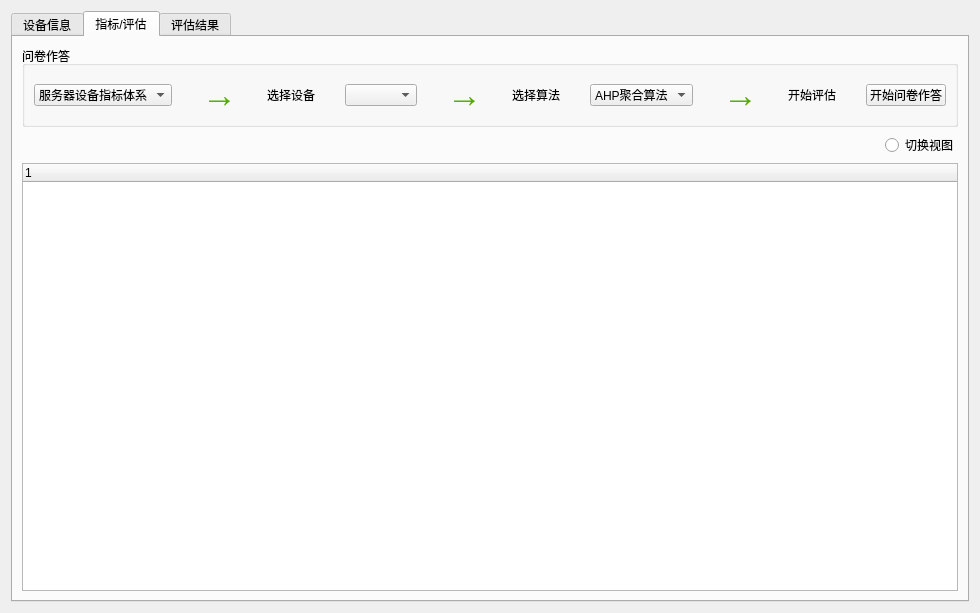
<?xml version="1.0" encoding="UTF-8"?>
<ui version="4.0">
 <class>wuli</class>
 <widget class="QWidget" name="wuli">
  <property name="geometry">
   <rect>
    <x>0</x>
    <y>0</y>
    <width>962</width>
    <height>613</height>
   </rect>
  </property>
  <property name="windowTitle">
   <string>Form</string>
  </property>
  <property name="layoutDirection">
   <enum>Qt::LeftToRight</enum>
  </property>
  <layout class="QHBoxLayout" name="horizontalLayout_7">
   <item>
    <widget class="QTabWidget" name="tabWidget">
     <property name="enabled">
      <bool>true</bool>
     </property>
     <property name="layoutDirection">
      <enum>Qt::LeftToRight</enum>
     </property>
     <property name="currentIndex">
      <number>1</number>
     </property>
     <property name="iconSize">
      <size>
       <width>16</width>
       <height>16</height>
      </size>
     </property>
     <widget class="QWidget" name="tab_5">
      <attribute name="title">
       <string>设备信息</string>
      </attribute>
      <layout class="QVBoxLayout" name="verticalLayout_14">
       <item>
        <spacer name="verticalSpacer_2">
         <property name="orientation">
          <enum>Qt::Vertical</enum>
         </property>
         <property name="sizeType">
          <enum>QSizePolicy::Fixed</enum>
         </property>
         <property name="sizeHint" stdset="0">
          <size>
           <width>20</width>
           <height>5</height>
          </size>
         </property>
        </spacer>
       </item>
       <item>
        <layout class="QVBoxLayout" name="verticalLayout_13">
         <item>
          <widget class="QGroupBox" name="groupBox">
           <property name="title">
            <string>设备基本信息</string>
           </property>
           <layout class="QVBoxLayout" name="verticalLayout_3">
            <item>
             <layout class="QHBoxLayout" name="horizontalLayout">
              <item>
               <widget class="QLabel" name="label_3">
                <property name="text">
                 <string>服务器设备个数</string>
                </property>
               </widget>
              </item>
              <item>
               <widget class="QLineEdit" name="server_number">
                <property name="sizePolicy">
                 <sizepolicy hsizetype="Fixed" vsizetype="Fixed">
                  <horstretch>0</horstretch>
                  <verstretch>0</verstretch>
                 </sizepolicy>
                </property>
                <property name="text">
                 <string>0</string>
                </property>
               </widget>
              </item>
              <item>
               <spacer name="horizontalSpacer">
                <property name="orientation">
                 <enum>Qt::Horizontal</enum>
                </property>
                <property name="sizeHint" stdset="0">
                 <size>
                  <width>40</width>
                  <height>20</height>
                 </size>
                </property>
               </spacer>
              </item>
              <item>
               <widget class="QLabel" name="label_4">
                <property name="text">
                 <string>显示控设备个数</string>
                </property>
               </widget>
              </item>
              <item>
               <widget class="QLineEdit" name="monitor_number">
                <property name="sizePolicy">
                 <sizepolicy hsizetype="Fixed" vsizetype="Fixed">
                  <horstretch>0</horstretch>
                  <verstretch>0</verstretch>
                 </sizepolicy>
                </property>
                <property name="text">
                 <string>0</string>
                </property>
               </widget>
              </item>
              <item>
               <spacer name="horizontalSpacer_2">
                <property name="orientation">
                 <enum>Qt::Horizontal</enum>
                </property>
                <property name="sizeHint" stdset="0">
                 <size>
                  <width>40</width>
                  <height>20</height>
                 </size>
                </property>
               </spacer>
              </item>
              <item>
               <widget class="QLabel" name="label_5">
                <property name="text">
                 <string>控制设备个数</string>
                </property>
               </widget>
              </item>
              <item>
               <widget class="QLineEdit" name="control_number">
                <property name="sizePolicy">
                 <sizepolicy hsizetype="Fixed" vsizetype="Fixed">
                  <horstretch>0</horstretch>
                  <verstretch>0</verstretch>
                 </sizepolicy>
                </property>
                <property name="text">
                 <string>0</string>
                </property>
               </widget>
              </item>
             </layout>
            </item>
           </layout>
          </widget>
         </item>
         <item>
          <layout class="QVBoxLayout" name="verticalLayout_4">
           <item>
            <layout class="QHBoxLayout" name="horizontalLayout_8">
             <item>
              <spacer name="verticalSpacer">
               <property name="orientation">
                <enum>Qt::Vertical</enum>
               </property>
               <property name="sizeType">
                <enum>QSizePolicy::Fixed</enum>
               </property>
               <property name="sizeHint" stdset="0">
                <size>
                 <width>20</width>
                 <height>15</height>
                </size>
               </property>
              </spacer>
             </item>
            </layout>
           </item>
           <item>
            <widget class="QTableWidget" name="wuli_tableWidget">
             <column>
              <property name="text">
               <string>设备ID</string>
              </property>
             </column>
             <column>
              <property name="text">
               <string>设备名</string>
              </property>
             </column>
             <column>
              <property name="text">
               <string>设备类型</string>
              </property>
             </column>
             <column>
              <property name="text">
               <string>所属系统</string>
              </property>
             </column>
             <column>
              <property name="text">
               <string>安全域类型</string>
              </property>
             </column>
             <column>
              <property name="text">
               <string>平均无故障时间</string>
              </property>
             </column>
             <column>
              <property name="text">
               <string>平均修复时间</string>
              </property>
             </column>
             <column>
              <property name="text">
               <string>关联设备</string>
              </property>
             </column>
            </widget>
           </item>
          </layout>
         </item>
        </layout>
       </item>
      </layout>
     </widget>
     <widget class="QWidget" name="tab">
      <attribute name="title">
       <string>指标/评估</string>
      </attribute>
      <layout class="QGridLayout" name="gridLayout">
       <item row="0" column="0">
        <layout class="QVBoxLayout" name="verticalLayout_7">
         <item>
          <layout class="QVBoxLayout" name="verticalLayout_6">
           <item>
            <widget class="QGroupBox" name="groupBox_2">
             <property name="styleSheet">
              <string notr="true"/>
             </property>
             <property name="title">
              <string>问卷作答</string>
             </property>
             <layout class="QHBoxLayout" name="horizontalLayout_3">
              <item>
               <layout class="QHBoxLayout" name="horizontalLayout_2">
                <property name="spacing">
                 <number>30</number>
                </property>
                <item>
                 <widget class="QComboBox" name="equip_index_select">
                  <property name="sizePolicy">
                   <sizepolicy hsizetype="Expanding" vsizetype="Fixed">
                    <horstretch>0</horstretch>
                    <verstretch>0</verstretch>
                   </sizepolicy>
                  </property>
                  <property name="maximumSize">
                   <size>
                    <width>186</width>
                    <height>22</height>
                   </size>
                  </property>
                  <item>
                   <property name="text">
                    <string>服务器设备指标体系</string>
                   </property>
                  </item>
                  <item>
                   <property name="text">
                    <string>控制设备指标体系</string>
                   </property>
                  </item>
                  <item>
                   <property name="text">
                    <string>显控设备指标体系</string>
                   </property>
                  </item>
                 </widget>
                </item>
                <item>
                 <widget class="QLabel" name="label_7">
                  <property name="sizePolicy">
                   <sizepolicy hsizetype="Fixed" vsizetype="Preferred">
                    <horstretch>0</horstretch>
                    <verstretch>0</verstretch>
                   </sizepolicy>
                  </property>
                  <property name="minimumSize">
                   <size>
                    <width>35</width>
                    <height>40</height>
                   </size>
                  </property>
                  <property name="font">
                   <font>
                    <family>Times New Roman</family>
                    <pointsize>26</pointsize>
                    <weight>75</weight>
                    <bold>true</bold>
                   </font>
                  </property>
                  <property name="cursor">
                   <cursorShape>SizeVerCursor</cursorShape>
                  </property>
                  <property name="styleSheet">
                   <string notr="true">QLabel
｛
background-color: rgb(255, 85, 0);

color: rgb(85, 170, 0);

｝</string>
                  </property>
                  <property name="text">
                   <string>→</string>
                  </property>
                 </widget>
                </item>
                <item>
                 <widget class="QLabel" name="label_6">
                  <property name="sizePolicy">
                   <sizepolicy hsizetype="Fixed" vsizetype="Preferred">
                    <horstretch>0</horstretch>
                    <verstretch>0</verstretch>
                   </sizepolicy>
                  </property>
                  <property name="text">
                   <string>选择设备</string>
                  </property>
                 </widget>
                </item>
                <item>
                 <widget class="QComboBox" name="detail_equip_select">
                  <property name="sizePolicy">
                   <sizepolicy hsizetype="Expanding" vsizetype="Maximum">
                    <horstretch>0</horstretch>
                    <verstretch>0</verstretch>
                   </sizepolicy>
                  </property>
                  <property name="maximumSize">
                   <size>
                    <width>186</width>
                    <height>22</height>
                   </size>
                  </property>
                 </widget>
                </item>
                <item>
                 <widget class="QLabel" name="label_9">
                  <property name="sizePolicy">
                   <sizepolicy hsizetype="Fixed" vsizetype="Preferred">
                    <horstretch>0</horstretch>
                    <verstretch>0</verstretch>
                   </sizepolicy>
                  </property>
                  <property name="minimumSize">
                   <size>
                    <width>35</width>
                    <height>40</height>
                   </size>
                  </property>
                  <property name="font">
                   <font>
                    <family>Times New Roman</family>
                    <pointsize>26</pointsize>
                    <weight>75</weight>
                    <bold>true</bold>
                   </font>
                  </property>
                  <property name="cursor">
                   <cursorShape>SizeVerCursor</cursorShape>
                  </property>
                  <property name="styleSheet">
                   <string notr="true">QLabel
｛
background-color: rgb(255, 85, 0);

color: rgb(85, 170, 0);

｝</string>
                  </property>
                  <property name="text">
                   <string>→</string>
                  </property>
                 </widget>
                </item>
                <item>
                 <widget class="QLabel" name="label_8">
                  <property name="sizePolicy">
                   <sizepolicy hsizetype="Fixed" vsizetype="Preferred">
                    <horstretch>0</horstretch>
                    <verstretch>0</verstretch>
                   </sizepolicy>
                  </property>
                  <property name="text">
                   <string>选择算法</string>
                  </property>
                 </widget>
                </item>
                <item>
                 <widget class="QComboBox" name="algorithm_select">
                  <property name="sizePolicy">
                   <sizepolicy hsizetype="Expanding" vsizetype="Fixed">
                    <horstretch>0</horstretch>
                    <verstretch>0</verstretch>
                   </sizepolicy>
                  </property>
                  <property name="maximumSize">
                   <size>
                    <width>186</width>
                    <height>22</height>
                   </size>
                  </property>
                  <item>
                   <property name="text">
                    <string>AHP聚合算法</string>
                   </property>
                  </item>
                  <item>
                   <property name="text">
                    <string>聚合算法2</string>
                   </property>
                  </item>
                  <item>
                   <property name="text">
                    <string>聚合算法3</string>
                   </property>
                  </item>
                 </widget>
                </item>
                <item>
                 <widget class="QLabel" name="label_10">
                  <property name="sizePolicy">
                   <sizepolicy hsizetype="Fixed" vsizetype="Preferred">
                    <horstretch>0</horstretch>
                    <verstretch>0</verstretch>
                   </sizepolicy>
                  </property>
                  <property name="minimumSize">
                   <size>
                    <width>35</width>
                    <height>40</height>
                   </size>
                  </property>
                  <property name="font">
                   <font>
                    <family>Times New Roman</family>
                    <pointsize>26</pointsize>
                    <weight>75</weight>
                    <bold>true</bold>
                   </font>
                  </property>
                  <property name="cursor">
                   <cursorShape>SizeVerCursor</cursorShape>
                  </property>
                  <property name="styleSheet">
                   <string notr="true">QLabel
｛
background-color: rgb(255, 85, 0);

color: rgb(85, 170, 0);

｝</string>
                  </property>
                  <property name="text">
                   <string>→</string>
                  </property>
                 </widget>
                </item>
                <item>
                 <widget class="QLabel" name="label_12">
                  <property name="sizePolicy">
                   <sizepolicy hsizetype="Fixed" vsizetype="Preferred">
                    <horstretch>0</horstretch>
                    <verstretch>0</verstretch>
                   </sizepolicy>
                  </property>
                  <property name="text">
                   <string>开始评估</string>
                  </property>
                 </widget>
                </item>
                <item>
                 <widget class="QPushButton" name="answer_questionnaire">
                  <property name="sizePolicy">
                   <sizepolicy hsizetype="Expanding" vsizetype="Fixed">
                    <horstretch>0</horstretch>
                    <verstretch>0</verstretch>
                   </sizepolicy>
                  </property>
                  <property name="maximumSize">
                   <size>
                    <width>186</width>
                    <height>22</height>
                   </size>
                  </property>
                  <property name="text">
                   <string>开始问卷作答</string>
                  </property>
                 </widget>
                </item>
               </layout>
              </item>
             </layout>
            </widget>
           </item>
           <item alignment="Qt::AlignRight">
            <widget class="QRadioButton" name="radioButton">
             <property name="sizePolicy">
              <sizepolicy hsizetype="Fixed" vsizetype="Fixed">
               <horstretch>0</horstretch>
               <verstretch>0</verstretch>
              </sizepolicy>
             </property>
             <property name="text">
              <string>切换视图</string>
             </property>
            </widget>
           </item>
          </layout>
         </item>
         <item>
          <widget class="QTreeWidget" name="treeWidget">
           <property name="minimumSize">
            <size>
             <width>40</width>
             <height>4</height>
            </size>
           </property>
           <column>
            <property name="text">
             <string notr="true">1</string>
            </property>
           </column>
          </widget>
         </item>
        </layout>
       </item>
      </layout>
     </widget>
     <widget class="QWidget" name="tab_4">
      <attribute name="title">
       <string>评估结果</string>
      </attribute>
      <layout class="QHBoxLayout" name="horizontalLayout_9">
       <item>
        <widget class="QTabWidget" name="tabWidget_2">
         <property name="enabled">
          <bool>true</bool>
         </property>
         <property name="layoutDirection">
          <enum>Qt::RightToLeft</enum>
         </property>
         <property name="currentIndex">
          <number>1</number>
         </property>
         <widget class="QWidget" name="tab_6">
          <attribute name="title">
           <string>详细评估报告</string>
          </attribute>
          <layout class="QHBoxLayout" name="horizontalLayout_10">
           <item>
            <layout class="QVBoxLayout" name="verticalLayout_12">
             <item>
              <widget class="QLabel" name="label_11">
               <property name="text">
                <string>影响设备性能的指标（点击查看详情）</string>
               </property>
              </widget>
             </item>
             <item>
              <widget class="QTableWidget" name="tableWidget">
               <property name="sizePolicy">
                <sizepolicy hsizetype="Expanding" vsizetype="Expanding">
                 <horstretch>0</horstretch>
                 <verstretch>0</verstretch>
                </sizepolicy>
               </property>
               <property name="layoutDirection">
                <enum>Qt::LeftToRight</enum>
               </property>
               <property name="styleSheet">
                <string notr="true">QTableWidget
{
	text-align: center; 
}</string>
               </property>
               <property name="selectionMode">
                <enum>QAbstractItemView::ExtendedSelection</enum>
               </property>
               <property name="textElideMode">
                <enum>Qt::ElideMiddle</enum>
               </property>
              </widget>
             </item>
             <item>
              <widget class="QTextBrowser" name="suggestion">
               <property name="sizePolicy">
                <sizepolicy hsizetype="Expanding" vsizetype="Expanding">
                 <horstretch>0</horstretch>
                 <verstretch>0</verstretch>
                </sizepolicy>
               </property>
               <property name="contextMenuPolicy">
                <enum>Qt::NoContextMenu</enum>
               </property>
               <property name="layoutDirection">
                <enum>Qt::LeftToRight</enum>
               </property>
               <property name="styleSheet">
                <string notr="true"/>
               </property>
               <property name="html">
                <string>&lt;!DOCTYPE HTML PUBLIC &quot;-//W3C//DTD HTML 4.0//EN&quot; &quot;http://www.w3.org/TR/REC-html40/strict.dtd&quot;&gt;
&lt;html&gt;&lt;head&gt;&lt;meta name=&quot;qrichtext&quot; content=&quot;1&quot; /&gt;&lt;style type=&quot;text/css&quot;&gt;
p, li { white-space: pre-wrap; }
&lt;/style&gt;&lt;/head&gt;&lt;body style=&quot; font-family:'SimSun'; font-size:9pt; font-weight:400; font-style:normal;&quot;&gt;
&lt;p style=&quot;-qt-paragraph-type:empty; margin-top:0px; margin-bottom:0px; margin-left:0px; margin-right:0px; -qt-block-indent:0; text-indent:0px;&quot;&gt;&lt;br /&gt;&lt;/p&gt;&lt;/body&gt;&lt;/html&gt;</string>
               </property>
              </widget>
             </item>
            </layout>
           </item>
           <item>
            <spacer name="horizontalSpacer_23">
             <property name="orientation">
              <enum>Qt::Horizontal</enum>
             </property>
             <property name="sizeType">
              <enum>QSizePolicy::Fixed</enum>
             </property>
             <property name="sizeHint" stdset="0">
              <size>
               <width>20</width>
               <height>20</height>
              </size>
             </property>
            </spacer>
           </item>
           <item>
            <layout class="QVBoxLayout" name="verticalLayout_10">
             <item>
              <layout class="QVBoxLayout" name="verticalLayout_9">
               <item>
                <layout class="QHBoxLayout" name="horizontalLayout_5">
                 <item>
                  <spacer name="horizontalSpacer_13">
                   <property name="orientation">
                    <enum>Qt::Horizontal</enum>
                   </property>
                   <property name="sizeType">
                    <enum>QSizePolicy::Fixed</enum>
                   </property>
                   <property name="sizeHint" stdset="0">
                    <size>
                     <width>13</width>
                     <height>20</height>
                    </size>
                   </property>
                  </spacer>
                 </item>
                 <item>
                  <widget class="QComboBox" name="device_result_show">
                   <property name="sizePolicy">
                    <sizepolicy hsizetype="Expanding" vsizetype="Fixed">
                     <horstretch>0</horstretch>
                     <verstretch>0</verstretch>
                    </sizepolicy>
                   </property>
                   <property name="maximumSize">
                    <size>
                     <width>186</width>
                     <height>22</height>
                    </size>
                   </property>
                   <property name="layoutDirection">
                    <enum>Qt::LeftToRight</enum>
                   </property>
                  </widget>
                 </item>
                 <item>
                  <spacer name="horizontalSpacer_14">
                   <property name="orientation">
                    <enum>Qt::Horizontal</enum>
                   </property>
                   <property name="sizeType">
                    <enum>QSizePolicy::Fixed</enum>
                   </property>
                   <property name="sizeHint" stdset="0">
                    <size>
                     <width>20</width>
                     <height>20</height>
                    </size>
                   </property>
                  </spacer>
                 </item>
                 <item>
                  <widget class="QLabel" name="label">
                   <property name="sizePolicy">
                    <sizepolicy hsizetype="Fixed" vsizetype="Preferred">
                     <horstretch>0</horstretch>
                     <verstretch>0</verstretch>
                    </sizepolicy>
                   </property>
                   <property name="text">
                    <string>选择设备</string>
                   </property>
                  </widget>
                 </item>
                 <item>
                  <spacer name="horizontalSpacer_16">
                   <property name="orientation">
                    <enum>Qt::Horizontal</enum>
                   </property>
                   <property name="sizeType">
                    <enum>QSizePolicy::Fixed</enum>
                   </property>
                   <property name="sizeHint" stdset="0">
                    <size>
                     <width>30</width>
                     <height>20</height>
                    </size>
                   </property>
                  </spacer>
                 </item>
                 <item>
                  <widget class="QComboBox" name="Type_result_show">
                   <property name="sizePolicy">
                    <sizepolicy hsizetype="Expanding" vsizetype="Fixed">
                     <horstretch>0</horstretch>
                     <verstretch>0</verstretch>
                    </sizepolicy>
                   </property>
                   <property name="maximumSize">
                    <size>
                     <width>186</width>
                     <height>22</height>
                    </size>
                   </property>
                   <property name="layoutDirection">
                    <enum>Qt::LeftToRight</enum>
                   </property>
                   <item>
                    <property name="text">
                     <string>服务器设备</string>
                    </property>
                   </item>
                   <item>
                    <property name="text">
                     <string>控制设备</string>
                    </property>
                   </item>
                   <item>
                    <property name="text">
                     <string>显控设备</string>
                    </property>
                   </item>
                  </widget>
                 </item>
                 <item>
                  <spacer name="horizontalSpacer_15">
                   <property name="orientation">
                    <enum>Qt::Horizontal</enum>
                   </property>
                   <property name="sizeType">
                    <enum>QSizePolicy::Fixed</enum>
                   </property>
                   <property name="sizeHint" stdset="0">
                    <size>
                     <width>13</width>
                     <height>20</height>
                    </size>
                   </property>
                  </spacer>
                 </item>
                </layout>
               </item>
               <item>
                <spacer name="verticalSpacer_4">
                 <property name="orientation">
                  <enum>Qt::Vertical</enum>
                 </property>
                 <property name="sizeType">
                  <enum>QSizePolicy::Fixed</enum>
                 </property>
                 <property name="sizeHint" stdset="0">
                  <size>
                   <width>20</width>
                   <height>13</height>
                  </size>
                 </property>
                </spacer>
               </item>
               <item>
                <widget class="Line" name="line_3">
                 <property name="frameShadow">
                  <enum>QFrame::Plain</enum>
                 </property>
                 <property name="orientation">
                  <enum>Qt::Horizontal</enum>
                 </property>
                </widget>
               </item>
               <item>
                <layout class="QHBoxLayout" name="horizontalLayout_6">
                 <item>
                  <spacer name="horizontalSpacer_19">
                   <property name="orientation">
                    <enum>Qt::Horizontal</enum>
                   </property>
                   <property name="sizeType">
                    <enum>QSizePolicy::Expanding</enum>
                   </property>
                   <property name="sizeHint" stdset="0">
                    <size>
                     <width>48</width>
                     <height>18</height>
                    </size>
                   </property>
                  </spacer>
                 </item>
                 <item>
                  <layout class="QVBoxLayout" name="verticalLayout_2"/>
                 </item>
                 <item>
                  <spacer name="horizontalSpacer_17">
                   <property name="orientation">
                    <enum>Qt::Horizontal</enum>
                   </property>
                   <property name="sizeType">
                    <enum>QSizePolicy::Expanding</enum>
                   </property>
                   <property name="sizeHint" stdset="0">
                    <size>
                     <width>40</width>
                     <height>18</height>
                    </size>
                   </property>
                  </spacer>
                 </item>
                 <item>
                  <widget class="Line" name="line_2">
                   <property name="frameShadow">
                    <enum>QFrame::Plain</enum>
                   </property>
                   <property name="orientation">
                    <enum>Qt::Vertical</enum>
                   </property>
                  </widget>
                 </item>
                 <item>
                  <spacer name="horizontalSpacer_3">
                   <property name="orientation">
                    <enum>Qt::Horizontal</enum>
                   </property>
                   <property name="sizeHint" stdset="0">
                    <size>
                     <width>40</width>
                     <height>20</height>
                    </size>
                   </property>
                  </spacer>
                 </item>
                 <item>
                  <layout class="QVBoxLayout" name="verticalLayout"/>
                 </item>
                 <item>
                  <spacer name="horizontalSpacer_22">
                   <property name="orientation">
                    <enum>Qt::Horizontal</enum>
                   </property>
                   <property name="sizeType">
                    <enum>QSizePolicy::Expanding</enum>
                   </property>
                   <property name="sizeHint" stdset="0">
                    <size>
                     <width>10</width>
                     <height>20</height>
                    </size>
                   </property>
                  </spacer>
                 </item>
                </layout>
               </item>
               <item>
                <widget class="Line" name="line">
                 <property name="frameShadow">
                  <enum>QFrame::Plain</enum>
                 </property>
                 <property name="orientation">
                  <enum>Qt::Horizontal</enum>
                 </property>
                </widget>
               </item>
               <item>
                <layout class="QHBoxLayout" name="horizontalLayout_4">
                 <item>
                  <spacer name="horizontalSpacer_11">
                   <property name="orientation">
                    <enum>Qt::Horizontal</enum>
                   </property>
                   <property name="sizeHint" stdset="0">
                    <size>
                     <width>0</width>
                     <height>0</height>
                    </size>
                   </property>
                  </spacer>
                 </item>
                 <item>
                  <widget class="QLabel" name="total_score">
                   <property name="styleSheet">
                    <string notr="true">QLabel
{
	color:rgb(255, 0, 0);
	font: 75 16pt &quot;Times New Roman&quot;;
}</string>
                   </property>
                   <property name="text">
                    <string>score</string>
                   </property>
                  </widget>
                 </item>
                 <item>
                  <widget class="QLabel" name="label_2">
                   <property name="font">
                    <font>
                     <weight>75</weight>
                     <bold>true</bold>
                    </font>
                   </property>
                   <property name="styleSheet">
                    <string notr="true">QLabel{

color: rgb(85, 170, 0);}</string>
                   </property>
                   <property name="text">
                    <string>综合得分：</string>
                   </property>
                  </widget>
                 </item>
                 <item>
                  <spacer name="horizontalSpacer_18">
                   <property name="orientation">
                    <enum>Qt::Horizontal</enum>
                   </property>
                   <property name="sizeType">
                    <enum>QSizePolicy::Expanding</enum>
                   </property>
                   <property name="sizeHint" stdset="0">
                    <size>
                     <width>60</width>
                     <height>0</height>
                    </size>
                   </property>
                  </spacer>
                 </item>
                </layout>
               </item>
              </layout>
             </item>
             <item>
              <widget class="Line" name="line_4">
               <property name="styleSheet">
                <string notr="true"/>
               </property>
               <property name="frameShadow">
                <enum>QFrame::Plain</enum>
               </property>
               <property name="orientation">
                <enum>Qt::Horizontal</enum>
               </property>
              </widget>
             </item>
             <item>
              <spacer name="verticalSpacer_6">
               <property name="orientation">
                <enum>Qt::Vertical</enum>
               </property>
               <property name="sizeType">
                <enum>QSizePolicy::Preferred</enum>
               </property>
               <property name="sizeHint" stdset="0">
                <size>
                 <width>20</width>
                 <height>20</height>
                </size>
               </property>
              </spacer>
             </item>
             <item>
              <widget class="QtCharts::QChartView" name="PolarChart"/>
             </item>
            </layout>
           </item>
          </layout>
         </widget>
         <widget class="QWidget" name="tab_2">
          <attribute name="title">
           <string>评估一览表</string>
          </attribute>
          <layout class="QVBoxLayout" name="verticalLayout_11">
           <item>
            <widget class="QtCharts::QChartView" name="bar_Chart"/>
           </item>
          </layout>
         </widget>
        </widget>
       </item>
      </layout>
     </widget>
    </widget>
   </item>
  </layout>
 </widget>
 <customwidgets>
  <customwidget>
   <class>QtCharts::QChartView</class>
   <extends>QGraphicsView</extends>
   <header location="global">qchartview.h</header>
  </customwidget>
 </customwidgets>
 <resources/>
 <connections/>
</ui>
